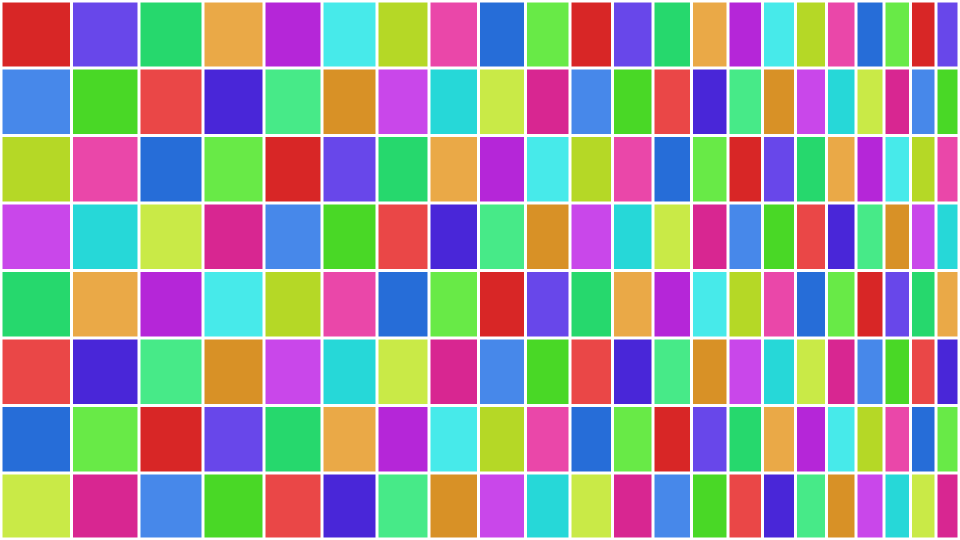
#> input picture CSPR-Net/sim_data/1_pro.png, 1920 x 1080 px (shown at 1/2 size); its folder holds only this picture in this run
$ python qurdric_transfer.py
#> lines starting #> are read from the running program, lines starting #| are printed output that depends on the picture; after the words box and inside, x2 and y2 are one past the last pixel; in counts of white or black regions, pixels touching at a corner belong together
import numpy as np
import cv2
import matplotlib.pyplot as plt
import pyvista as pv
import warnings

warnings.filterwarnings('ignore')
plt.rcParams['font.sans-serif'] = ['SimHei', 'Microsoft YaHei', 'DejaVu Sans']
plt.rcParams['axes.unicode_minus'] = False

# =============================================================================
# 1. Math & geometry core
# =============================================================================

# [5 lines left out: function get_camera_matrices, not called in this run]

def get_camera_matrices_physical(f_mm, res_w, res_h, sensor_diag_inch="1/1.8"):
    """
    Compute K from physical focal length, resolution, and sensor size.

    f_mm: focal length in mm (e.g. 10.0)
    res_w, res_h: image resolution in pixels (e.g. 3072, 1728)
    sensor_diag_inch: optical format string like "1/1.8", "1/2", "2/3", etc.,
                      or a numeric diagonal length in mm.
    """

    # Sensor diagonal lookup (mm)
    sensor_map = {
        "1/1.8": 8.933,
        "1/2": 8.000,
        "1/2.3": 7.700,
        "1/2.5": 7.182,
        "1/2.7": 6.604,
        "1/3": 6.000,
        "2/3": 11.000,
        "1": 16.000
    }

    if isinstance(sensor_diag_inch, str) and sensor_diag_inch in sensor_map:
        diag_mm = sensor_map[sensor_diag_inch]
    elif isinstance(sensor_diag_inch, (int, float)):
        diag_mm = float(sensor_diag_inch)
    else:
        print(f"Warning: unknown sensor format {sensor_diag_inch}, falling back to 1/1.8\" (8.93mm)")
        diag_mm = 8.933

    # Sensor physical width from aspect ratio: W = D / sqrt(1 + r^2)
    ratio = res_h / res_w
    sensor_w_mm = diag_mm / np.sqrt(1 + ratio**2)

    # Pixel-size focal length
    f_pix = f_mm * (res_w / sensor_w_mm)

    # Principal point at image center
    c_x = res_w / 2.0
    c_y = res_h / 2.0

    K = np.array([
        [f_pix, 0,     c_x],
        [0,     f_pix, c_y],
        [0,     0,     1  ]
    ])

    pixel_size_um = (sensor_w_mm / res_w) * 1000
    print(f"--- Sensor / intrinsics ---")
    print(f"Sensor width: {sensor_w_mm:.3f} mm")
    print(f"Pixel size:   {pixel_size_um:.2f} um")
    print(f"Focal length (px): fx={f_pix:.2f}, fy={f_pix:.2f}")
    fov_x = 2 * np.degrees(np.arctan((res_w / 2) / f_pix))
    fov_y = 2 * np.degrees(np.arctan((res_h / 2) / f_pix))
    print(f"Estimated FOV: x={fov_x:.2f} deg, y={fov_y:.2f} deg")
    return K, np.linalg.inv(K)

def get_projector_matrices(throw_ratio, res_w, res_h, offset_percent=0):
    """
    Compute projector intrinsics K from throw ratio, resolution, and offset.

    throw_ratio: e.g. 1.2
    offset_percent: vertical lens shift. 0 = centered, 100 = bottom-aligned (desktop).
    """

    f_x = throw_ratio * res_w
    f_y = f_x  # square pixels

    c_x = res_w / 2.0

    # Offset shifts the principal point vertically.
    # cy = h/2 * (1 + offset/100) — so 100% offset pushes cy to the bottom edge.
    shift_factor = offset_percent / 100.0
    c_y = (res_h / 2.0) * (1.0 + shift_factor)

    K = np.array([
        [f_x, 0,   c_x],
        [0,   f_y, c_y],
        [0,   0,   1  ]
    ])

    fov_x = 2 * np.degrees(np.arctan((res_w / 2) / f_x))
    fov_y = 2 * np.degrees(np.arctan((res_h / 2) / f_y))
    print(f"Projector FOV: x={fov_x:.2f} deg, y={fov_y:.2f} deg")
    return K, np.linalg.inv(K)

def build_pose(C, R):
    """Build extrinsic matrix [R|t] from camera center C and rotation R."""
    t = -R @ C
    return np.hstack([R, t[:, np.newaxis]])

def get_camera_rays(K_inv, R_T, C, w, h):
    """Generate a ray for every pixel in the image."""
    u, v = np.meshgrid(np.arange(w), np.arange(h))
    uv1 = np.stack([u, v, np.ones_like(u)], axis=-1)
    cam_coords = (K_inv @ uv1.reshape(-1, 3).T).T.reshape(h, w, 3)
    directions = (R_T @ cam_coords.reshape(-1, 3).T).T.reshape(h, w, 3)
    directions = directions / np.linalg.norm(directions, axis=-1, keepdims=True)
    origins = np.tile(C, (h, w, 1))
    return origins, directions

# [9 lines left out: function get_camera_rays_batch, not called in this run]

def intersect_ray_quadric(ray_O, ray_D, coeffs):
    """Ray–quadric intersection. Returns t values (inf where no hit)."""
    A, B, C, D, E, F, G, H, I, J = coeffs
    ox, oy, oz = ray_O[..., 0], ray_O[..., 1], ray_O[..., 2]
    dx, dy, dz = ray_D[..., 0], ray_D[..., 1], ray_D[..., 2]

    term_a = (A * dx**2 + B * dy**2 + C * dz**2 + D * dx * dy + E * dx * dz + F * dy * dz)
    term_b = (2*A*ox*dx + 2*B*oy*dy + 2*C*oz*dz + D*(ox*dy + oy*dx) + E*(ox*dz + oz*dx) + F*(oy*dz + oz*dy) + G*dx + H*dy + I*dz)
    term_c = (A*ox**2 + B*oy**2 + C*oz**2 + D*ox*oy + E*ox*oz + F*oy*oz + G*ox + H*oy + I*oz + J)

    term_a[np.abs(term_a) < 1e-9] = 1e-9

    delta = term_b**2 - 4 * term_a * term_c

    t = np.full_like(delta, np.inf)
    mask = delta >= 0

    sqrt_delta = np.sqrt(delta[mask])
    t1 = (-term_b[mask] - sqrt_delta) / (2 * term_a[mask])
    t2 = (-term_b[mask] + sqrt_delta) / (2 * term_a[mask])

    t1[t1 < 1e-3] = np.inf
    t2[t2 < 1e-3] = np.inf
    t[mask] = np.minimum(t1, t2)
    return t

def project_points(K, Rt, X_world):
    """Project 3D world points to 2D image plane."""
    if X_world.shape[0] == 0: return np.array([])
    N = X_world.shape[0]
    X_hom = np.hstack([X_world, np.ones((N, 1))])
    p_hom = (K @ Rt @ X_hom.T).T
    p_img = p_hom[:, :2] / (p_hom[:, 2, np.newaxis] + 1e-8)
    return p_img

# [9 lines left out: function gen_checkerboard, not called in this run]

def create_mask(img, size=None):
    """Extract foreground mask from an image via threshold + contour fill."""
    if img is None:
        raise ValueError(f"Input image is None")
    if size:
        img = cv2.resize(img, size, interpolation=cv2.INTER_NEAREST)

    gray = cv2.cvtColor(img, cv2.COLOR_BGR2GRAY)
    _, binary = cv2.threshold(gray, 1, 255, cv2.THRESH_BINARY)

    contours, _ = cv2.findContours(binary, cv2.RETR_EXTERNAL, cv2.CHAIN_APPROX_SIMPLE)

    mask = np.zeros_like(binary)
    cv2.drawContours(mask, contours, -1, 255, thickness=cv2.FILLED)
    return mask


# [146 lines left out: functions get_quadric_mesh_general, visualize_with_pyvista, not called in this run]


# =============================================================================
# 3. Main
# =============================================================================

if __name__ == "__main__":
    CAM_W, CAM_H = 3072, 1728
    PROJ_W, PROJ_H = 1920, 1080

    # Vertical cylinder: x^2 + z^2 = R^2
    R_cylinder = 2.0
    # Coefficients: [A, B, C, D, E, F, G, H, I, J]
    QUADRIC_COEFFS = [0.0, 1.0, 1.0, 0.0, 0.0, 0.0, 0.0, 0.0, 0.0, -(R_cylinder**2)]

    # Alt: cone — x^2 + y^2 - (k*z)^2 = 0
    # k_cone = np.tan(np.deg2rad(30))
    # QUADRIC_COEFFS = [1.0, 1.0, -(k_cone**2), 0.0, 0.0, 0.0, 0.0, 0.0, k_cone, -k_cone]

    TARGET = np.array([0.0, -1.2, 0.0])
    WORLD_UP = np.array([0.0, 0.0, 1.0])

    # Camera
    f_mm = 10.0
    sensor_format = "1/1.8"
    CAM_C = np.array([0.0, -7, 1])
    cam_fwd = (TARGET - CAM_C)
    cam_fwd /= np.linalg.norm(cam_fwd)

    cam_right = np.cross(cam_fwd, WORLD_UP)
    cam_right /= np.linalg.norm(cam_right)
    cam_up = np.cross(cam_right, cam_fwd)
    CAM_R = np.stack([cam_right, cam_up, cam_fwd], axis=0)
    K_cam, K_cam_inv = get_camera_matrices_physical(f_mm, CAM_W, CAM_H, sensor_format)
    Rt_cam = build_pose(CAM_C, CAM_R)
    CAM_R_T = CAM_R.T

    # Projector
    PROJ_FOV = 1
    PROJ_C = np.array([0.0, -4.5, 2])
    proj_fwd = (TARGET - PROJ_C); proj_fwd /= np.linalg.norm(proj_fwd)
    proj_right = np.cross(proj_fwd, WORLD_UP); proj_right /= np.linalg.norm(proj_right)
    proj_up = np.cross(proj_right, proj_fwd)
    PROJ_R = np.stack([proj_right, proj_up, proj_fwd], axis=0)

    tr = 1.2
    w = 1920
    h = 1080
    K_proj, K_proj_inv = get_projector_matrices(tr, w, h, offset_percent=0)

    Rt_proj = build_pose(PROJ_C, PROJ_R)
    PROJ_R_T = PROJ_R.T

    print("Computing ray-traced mapping (camera -> surface -> projector)...")
    cam_rays_O, cam_rays_D = get_camera_rays(K_cam_inv, CAM_R_T, CAM_C, CAM_W, CAM_H)
    t_cam = intersect_ray_quadric(cam_rays_O, cam_rays_D, QUADRIC_COEFFS)
    valid_mask_cam = t_cam != np.inf
    X_world_cam = cam_rays_O[valid_mask_cam] + t_cam[valid_mask_cam, np.newaxis] * cam_rays_D[valid_mask_cam]
    uv_proj = project_points(K_proj, Rt_proj, X_world_cam)
    cam_to_proj_map_u = np.full((CAM_H, CAM_W), -1.0, dtype=np.float32)
    cam_to_proj_map_v = np.full((CAM_H, CAM_W), -1.0, dtype=np.float32)
    if uv_proj.shape[0] > 0:
        cam_to_proj_map_u[valid_mask_cam] = uv_proj[:, 0]
        cam_to_proj_map_v[valid_mask_cam] = uv_proj[:, 1]

    print("Computing ray-traced mapping (projector -> surface -> camera)...")
    proj_rays_O, proj_rays_D = get_camera_rays(K_proj_inv, PROJ_R_T, PROJ_C, PROJ_W, PROJ_H)
    t_proj = intersect_ray_quadric(proj_rays_O, proj_rays_D, QUADRIC_COEFFS)
    valid_mask_proj = t_proj != np.inf
    X_world_proj = proj_rays_O[valid_mask_proj] + t_proj[valid_mask_proj, np.newaxis] * proj_rays_D[valid_mask_proj]
    uv_cam = project_points(K_cam, Rt_cam, X_world_proj)
    proj_to_cam_map_u = np.full((PROJ_H, PROJ_W), -1.0, dtype=np.float32)
    proj_to_cam_map_v = np.full((PROJ_H, PROJ_W), -1.0, dtype=np.float32)
    if uv_cam.shape[0] > 0:
        proj_to_cam_map_u[valid_mask_proj] = uv_cam[:, 0]
        proj_to_cam_map_v[valid_mask_proj] = uv_cam[:, 1]

    print("Mapping done. Processing images...")
    for idx in [1, 2, 3]:
        print(f"\n[{idx}/3] Processing...")
        pro = cv2.imread(f"./sim_data/{idx}_pro.png")
#> pro is the input picture: shape (1080, 1920, 3); mean B, G, R 152.3, 152.3, 153.1
        if pro is None:
            print(f"Warning: could not read ./sim_data/{idx}_pro.png")
            continue
        cam = pro.copy()

        image_distorted = cv2.remap(pro, cam_to_proj_map_u, cam_to_proj_map_v, cv2.INTER_LINEAR, borderValue=0)
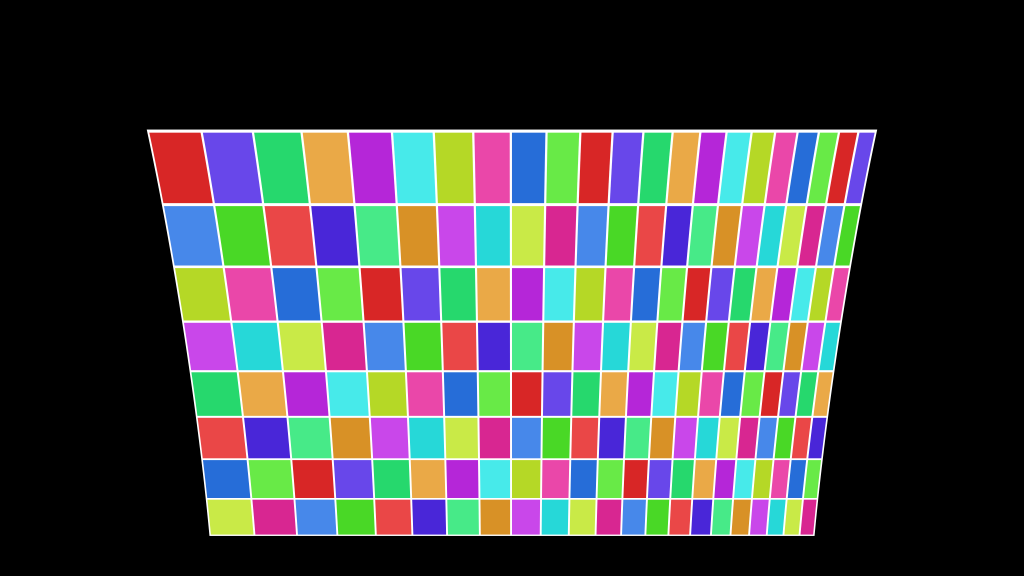
#> image_distorted: shape (1728, 3072, 3) (shown at 1/3 size); mean B, G, R 69.3, 69.1, 69.7

        # Camera-view mask + crop/scale to fill the valid region
        camera_mask = create_mask(image_distorted, size=(CAM_W, CAM_H))
#> in create_mask, `gray = cv2.cvtColor(img, cv2.COLOR_BGR2GRAY)`:
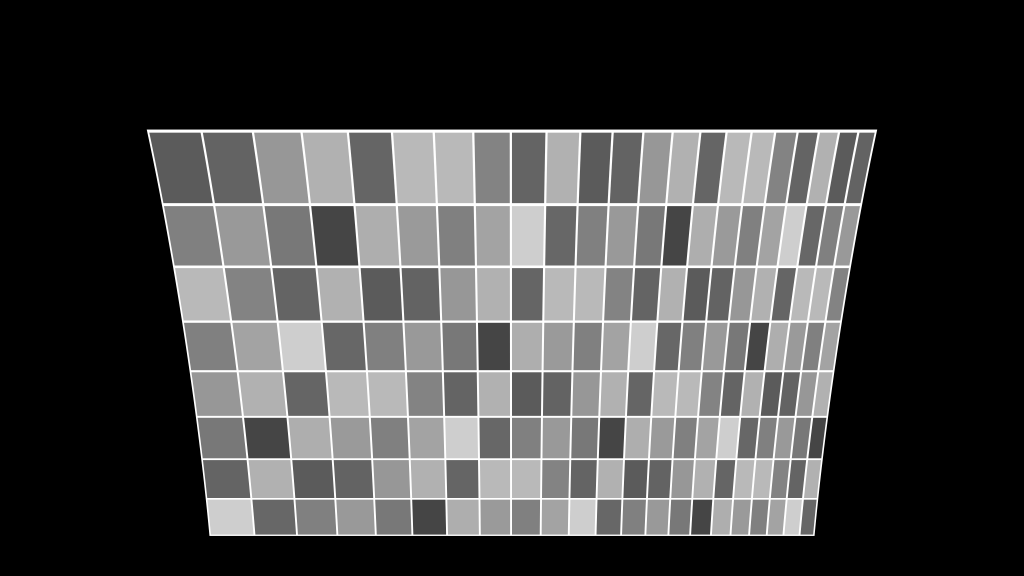
#> gray: shape (1728, 3072) (shown at 1/3 size); min 0, max 255, mean 69.3
#> in create_mask, `_, binary = cv2.threshold(gray, 1, 255, cv2.THRESH_BINARY)`:
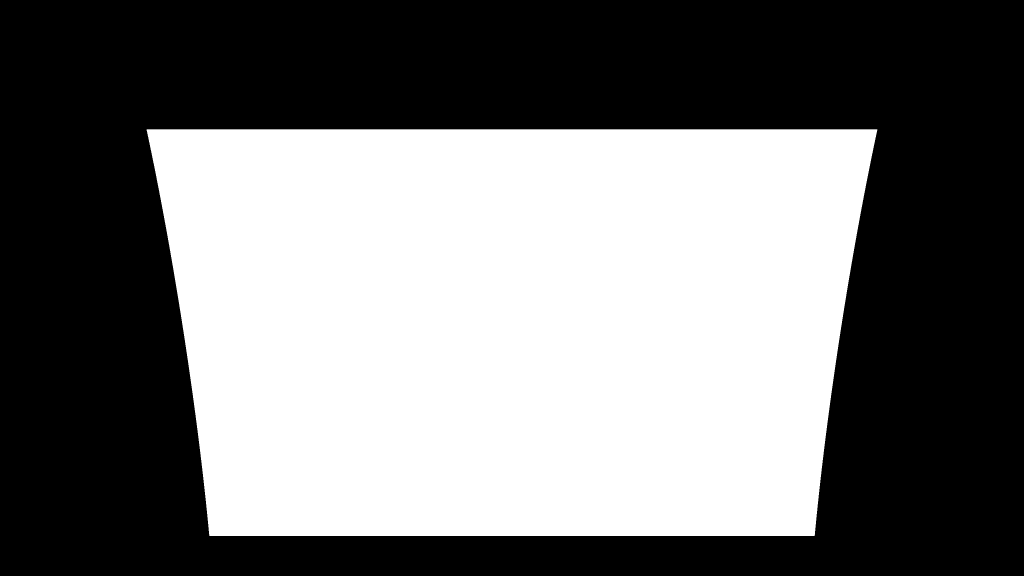
#> binary: shape (1728, 3072) (shown at 1/3 size); 45.5% white; 1 white region
#> in create_mask, `contours, _ = cv2.findContours(binary, cv2.RETR_EXTERNAL, cv2.CHAIN_AP..`: contours = 1 contour; box (x1, y1, x2, y2) and area: (440, 388, 2632, 1608) 2413926
        x, y, w_rect, h_rect = cv2.boundingRect(camera_mask)
#> x = 440; y = 388; w_rect = 2192; h_rect = 1220

        if w_rect > 0 and h_rect > 0:
            cam_resized = cv2.resize(cam, (w_rect, h_rect), interpolation=cv2.INTER_LANCZOS4)
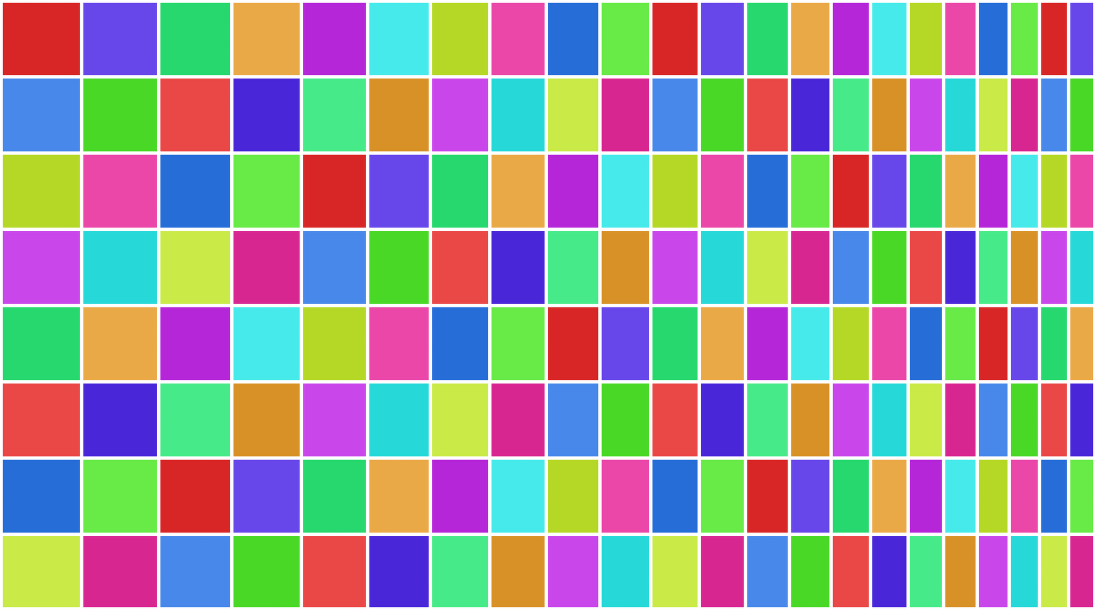
#> cam_resized: shape (1220, 2192, 3) (shown at 1/2 size); mean B, G, R 152, 151.9, 152.7
            new_cam = np.zeros((CAM_H, CAM_W, 3), dtype=np.uint8)
            new_cam[y:y+h_rect, x:x+w_rect] = cam_resized
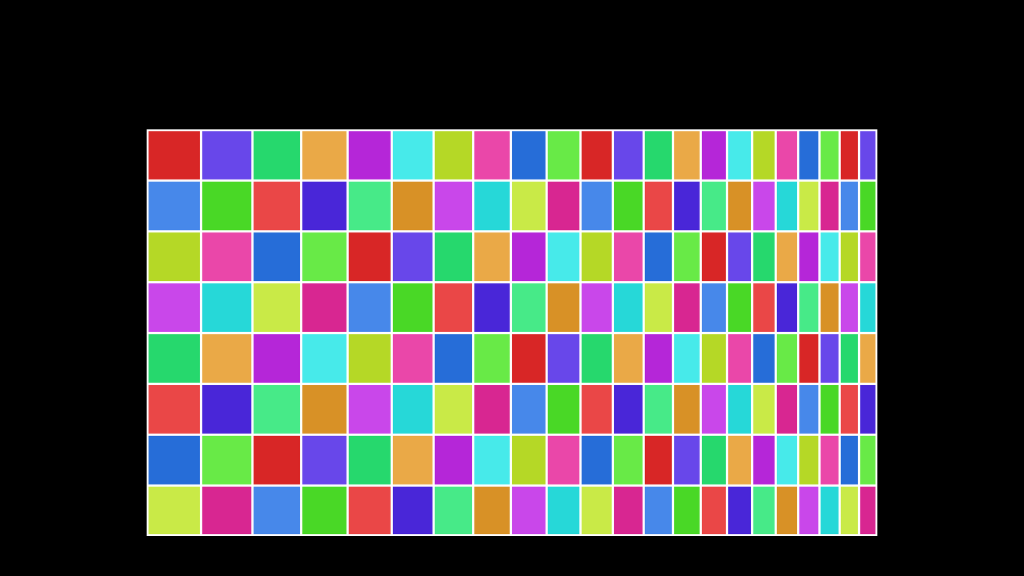
#> new_cam: shape (1728, 3072, 3) (shown at 1/3 size); mean B, G, R 76.6, 76.5, 76.9
            cam = new_cam
        else:
            print("Warning: empty mask, skipping crop/scale.")

        image_prewarped = cv2.remap(cam, proj_to_cam_map_u, proj_to_cam_map_v, cv2.INTER_LINEAR, borderValue=0)
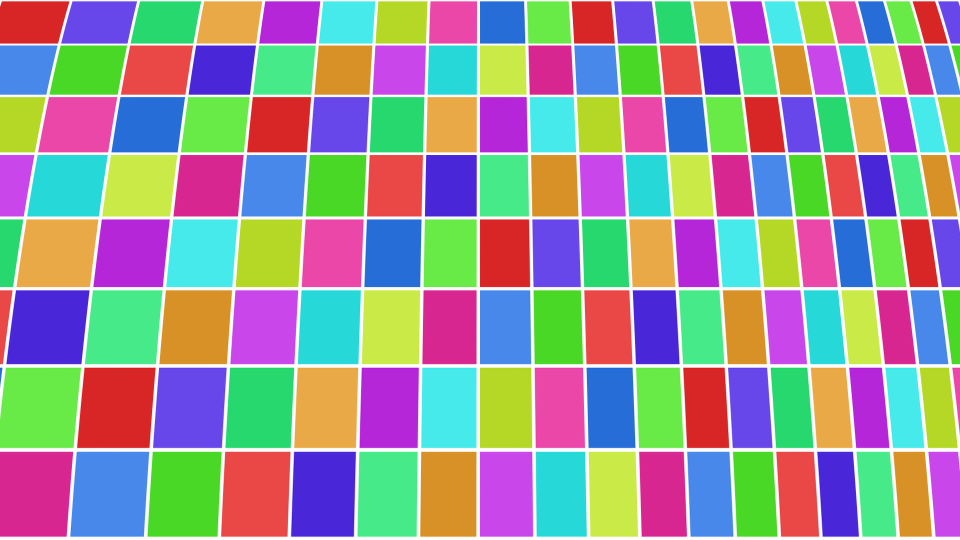
#> image_prewarped: shape (1080, 1920, 3) (shown at 1/2 size); mean B, G, R 151.8, 150.9, 152.2
        image_verified = cv2.remap(image_prewarped, cam_to_proj_map_u, cam_to_proj_map_v, cv2.INTER_LINEAR, borderValue=0)
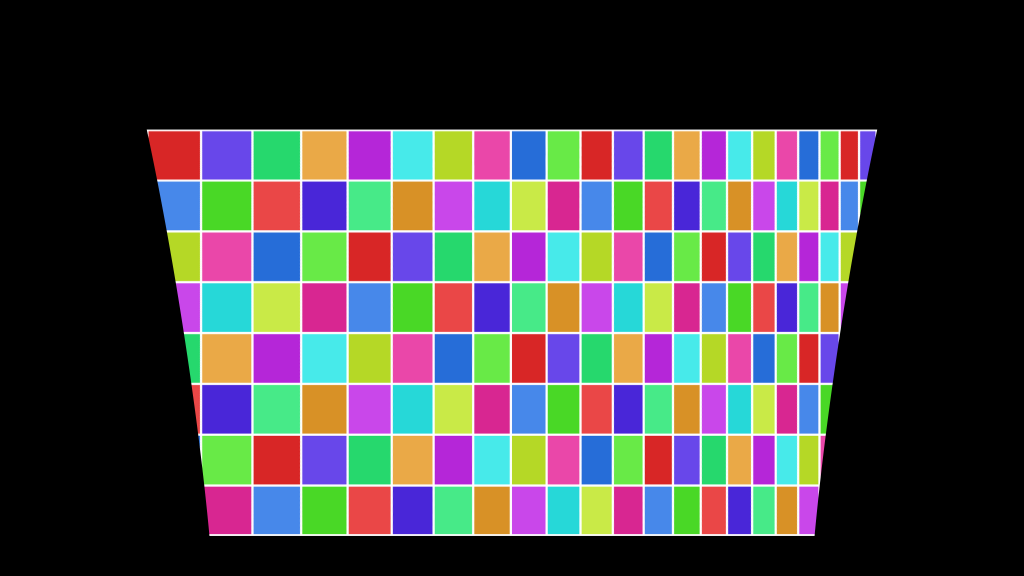
#> image_verified: shape (1728, 3072, 3) (shown at 1/3 size); mean B, G, R 69, 68.6, 69.2

        cv2.imwrite(f"./data/{idx}_image_distorted.png", image_distorted)
        cv2.imwrite(f"./data/{idx}_image_prewarped.png", image_prewarped)
        cv2.imwrite(f"./data/{idx}_image_verified.png", image_verified)
        cv2.imwrite(f"./sim_data/{idx}_image_distorted.png", image_distorted)

        if idx == 3:
            plt.figure(figsize=(12, 10))
            plt.subplot(2, 2, 1)
            plt.title("Original (naive projector input)")
            plt.imshow(cv2.cvtColor(pro, cv2.COLOR_BGR2RGB))

            plt.subplot(2, 2, 2)
            plt.title("Distorted (camera view)")
            plt.imshow(cv2.cvtColor(image_distorted, cv2.COLOR_BGR2RGB))

            plt.subplot(2, 2, 3)
            plt.title("Pre-warped projector input")
            plt.imshow(cv2.cvtColor(image_prewarped, cv2.COLOR_BGR2RGB))

            plt.subplot(2, 2, 4)
            plt.title("Corrected (verified camera view)")
            plt.imshow(cv2.cvtColor(image_verified, cv2.COLOR_BGR2RGB))
            plt.tight_layout()
            plt.savefig(f"./sim_data/{idx}_result_plot.png")

            texture_img = cv2.imread(f"./data/3_image_distorted.png")
            if texture_img is not None:
                visualize_with_pyvista(
                    CAM_C, CAM_R_T, K_cam, CAM_W, CAM_H,
                    PROJ_C, PROJ_R_T, K_proj, PROJ_W, PROJ_H,
                    QUADRIC_COEFFS,
                    texture_proj=cv2.imread(f"./sim_data/3_pro.png"),
                    texture_cam=texture_img,
                    save_path=None,
                    high_res_png_path=None
                )
